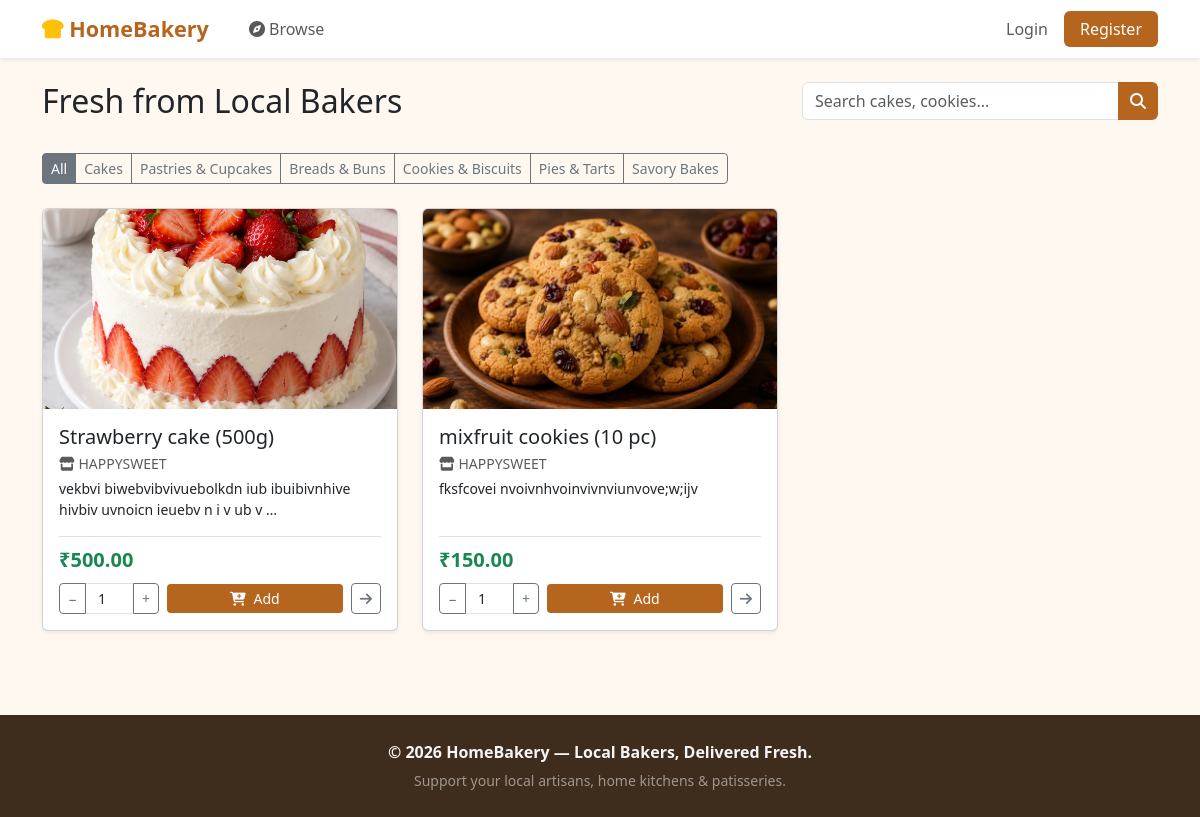
The page / on the database its author committed.
### products/models.py (models this page shows, shortened)
class Category(models.Model):
    name = models.CharField(max_length=50)
    class Meta:
        verbose_name_plural = "Categories"

class Product(models.Model):
    seller = models.ForeignKey(Seller, on_delete=models.CASCADE, related_name='products')
    category = models.ForeignKey(Category, on_delete=models.CASCADE)
    name = models.CharField(max_length=100)
    weight = models.CharField(max_length=50, blank=True, default='', help_text="Weight or piece description (e.g. 1 kg, 500g, 6 pcs, 1 piece)")
    price = models.DecimalField(max_digits=8, decimal_places=2, help_text="Total price for this item")
    unit = models.CharField(max_length=10, default='piece', blank=True)
    description = models.TextField()
    image = models.ImageField(upload_to='products/', blank=True, null=True)
    is_customizable = models.BooleanField(default=False)
    prep_time_hours = models.IntegerField(default=24)
    is_available = models.BooleanField(default=True)
    created_at = models.DateTimeField(auto_now_add=True)
    @property
    def display_name(self):
        if self.weight:
            return f"{self.name} ({self.weight})"
        return self.name

### sellers/models.py (models this page shows, shortened)
class Seller(models.Model):
    STATUS_CHOICES = [
        ('pending', 'Pending'),
        ('approved', 'Approved'),
        ('rejected', 'Rejected'),
    ]
    user = models.OneToOneField(User, on_delete=models.CASCADE)
    business_name = models.CharField(max_length=100)
    fssai_number = models.CharField(max_length=50, blank=True)
    bank_account_number = models.CharField(max_length=50, blank=True)
    ifsc_code = models.CharField(max_length=20, blank=True)
    upi_id = models.CharField(max_length=100, blank=True)
    payment_qr = models.ImageField(upload_to='seller_qrs/', blank=True, null=True)
    wallet_balance = models.DecimalField(max_digits=12, decimal_places=2, default=Decimal('0.00'))
    status = models.CharField(max_length=10, choices=STATUS_CHOICES, default='pending')
    created_at = models.DateTimeField(auto_now_add=True)

### products/views.py (the view)
# urls.py: path('', views.product_list, name='product_list'),
def product_list(request):
    products = Product.objects.filter(seller__status='approved')
    query = request.GET.get('q')
    if query:
        products = products.filter(name__icontains=query.strip())
    category_id = request.GET.get('category')
    if category_id:
        products = products.filter(category_id=category_id)
    categories = Category.objects.all()
    return render(request, 'products/product_list.html', {
        'products': products,
        'categories': categories,
    })

### orders/context_processors.py (called while the page is built)
def cart_context(request):
    if hasattr(request, 'user') and request.user.is_authenticated and getattr(request.user, 'role', '') == 'customer':
        return {
            'cart_item_count': CartItem.objects.filter(customer=request.user).count()
        }
    return {
        'cart_item_count': 0
    }

### templates/products/product_list.html (shortened to what this page needs)
{% extends 'base.html' %}
{% block content %}
<div class="row mb-4">
    <div class="col-md-8">
        <h2>Fresh from Local Bakers</h2>
    </div>
    <div class="col-md-4">
        <form method="GET">
            <div class="input-group">
                <input type="text" name="q" class="form-control" placeholder="Search cakes, cookies..." value="{{ request.GET.q }}">
                <button class="btn btn-bakery" type="submit"><i class="fa-solid fa-search"></i></button>
            </div>
        </form>
    </div>
</div>
<div class="row mb-4">
    <div class="col-12">
        <div class="btn-group flex-wrap" role="group">
            <a href="{% url 'product_list' %}" class="btn btn-outline-secondary btn-sm {% if not request.GET.category %}active{% endif %}">All</a>
            {% for category in categories %}
                <a href="?category={{ category.id }}" class="btn btn-outline-secondary btn-sm {% if request.GET.category == category.id|stringformat:'s' %}active{% endif %}">{{ category.name }}</a>
            {% endfor %}
        </div>
    </div>
</div>
<div class="row g-4">
    {% for product in products %}
    <div class="col-md-4 col-sm-6">
        <div class="card card-product h-100 shadow-sm">
            {% if product.image %}
                <img src="{{ product.image.url }}" class="card-img-top" style="height:200px; object-fit:cover;" alt="{{ product.name }}">
            {% else %}
                <div class="bg-light d-flex align-items-center justify-content-center" style="height:200px;">
                    <i class="fa-solid fa-cake-candles fa-3x text-muted"></i>
                </div>
            {% endif %}
            <div class="card-body d-flex flex-column">
                <h5 class="card-title mb-1">{{ product.display_name }}</h5>
                <p class="text-muted small mb-1"><i class="fa-solid fa-store"></i> {{ product.seller.business_name }}</p>
                <p class="card-text small">{{ product.description|truncatewords:12 }}</p>
                <div class="mt-auto pt-2 border-top">
                    <div class="d-flex justify-content-between align-items-center mb-2">
                        <span class="fw-bold text-success fs-5">₹{{ product.price }}</span>
                    </div>
                    {% if product.is_available %}
                        {% if user.is_authenticated and user.role == 'seller' %}
                            <a href="{% url 'product_detail' product.id %}" class="btn btn-outline-secondary btn-sm w-100">
                                <i class="fa-solid fa-eye me-1"></i> View Details
                            </a>
                        {% else %}
                            <form method="POST" action="{% url 'add_to_cart' product.id %}" class="d-flex gap-2 align-items-center">
                                <div class="input-group input-group-sm" style="width: 100px;">
                                    <button type="button" class="btn btn-outline-secondary px-2" onclick="changeCardQty('qty_{{ product.id }}', -1)">−</button>
                                    <input type="number" name="quantity" id="qty_{{ product.id }}" value="1" min="1" step="1" class="form-control text-center px-1" required>
                                    <button type="button" class="btn btn-outline-secondary px-2" onclick="changeCardQty('qty_{{ product.id }}', 1)">+</button>
                                </div>
                                <button type="submit" class="btn btn-bakery btn-sm flex-grow-1" title="Add to Cart">
                                    <i class="fa-solid fa-cart-plus me-1"></i> Add
                                </button>
                                <a href="{% url 'product_detail' product.id %}" class="btn btn-outline-secondary btn-sm" title="View details & reviews">
                                    <i class="fa-solid fa-arrow-right"></i>
                                </a>
                            </form>
                        {% endif %}
                    {% endif %}
                </div>
            </div>
        </div>
    </div>
    {% empty %}
        <div class="col-12 text-center text-muted py-5">
            <i class="fa-solid fa-box-open fa-3x mb-3"></i>
            <p>No products found.</p>
        </div>
    {% endfor %}
</div>
{% endblock %}

### templates/base.html (style rules this page uses)
body { background-color: #fff8f0; min-height: 100vh; display: flex; flex-direction: column; }
.btn-bakery { background-color: #b5651d; color: white; border: none; }
.card-product { transition: transform 0.15s ease-in-out; }

### rows shown on the page
Category: name "Cakes"
Category: name "Pastries & Cupcakes"
Category: name "Breads & Buns"
Category: name "Cookies & Biscuits"
Category: name "Pies & Tarts"
Category: name "Savory Bakes"
Product: image (picture), display_name "Strawberry cake (500g)", seller.business_name "HAPPYSWEET", description "vekbvi biwebvibvivuebolkdn iub ibuibivnhive hivbiv uvnoicn ieuebv n i v ub v …", price "500.00"
Product: image (picture), display_name "mixfruit cookies (10 pc)", seller.business_name "HAPPYSWEET", description "fksfcovei nvoivnhvoinvivnviunvove;w;ijv", price "150.00"
